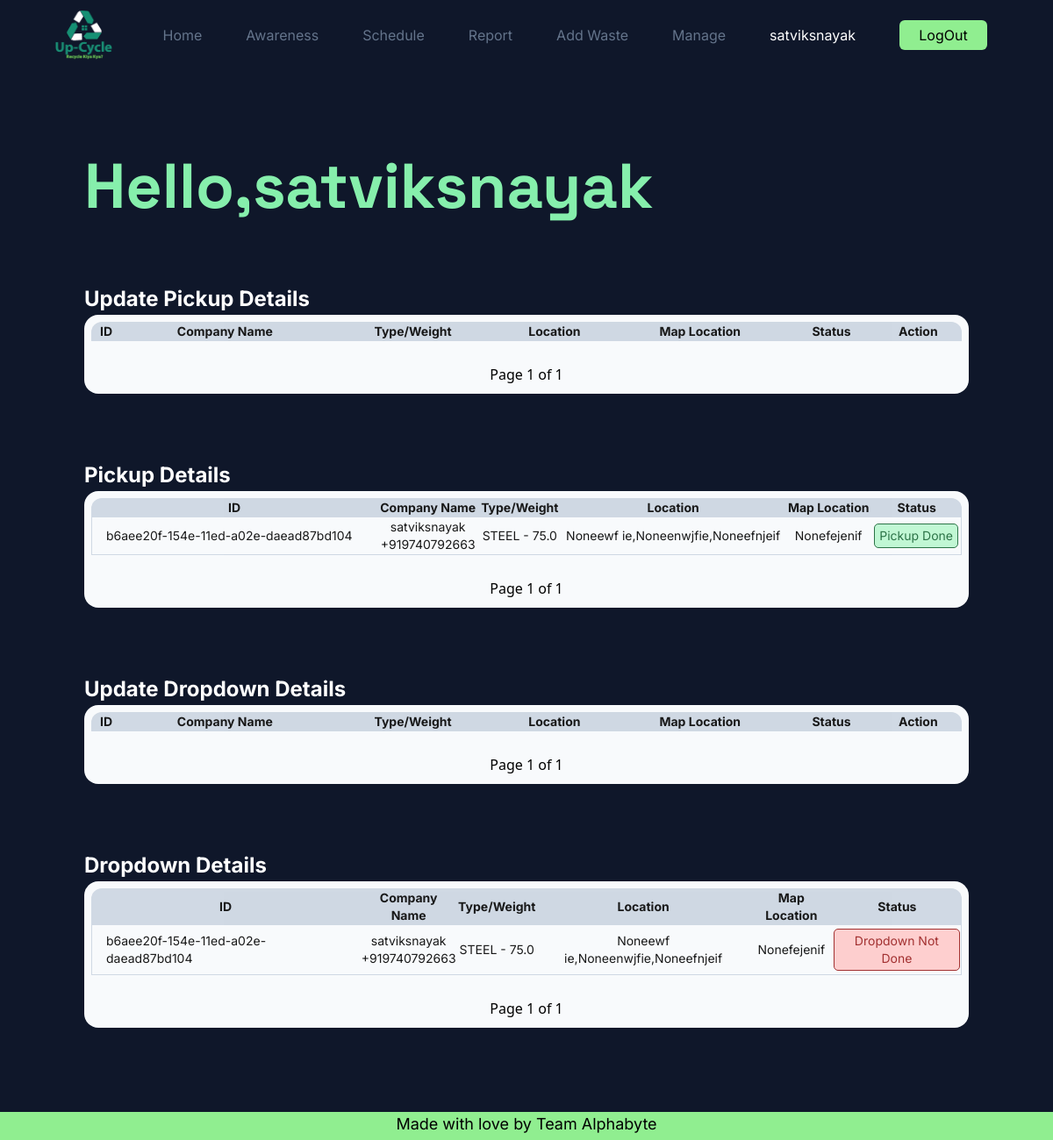
/report/ (signed in), run on an earlier commit of the app's database.
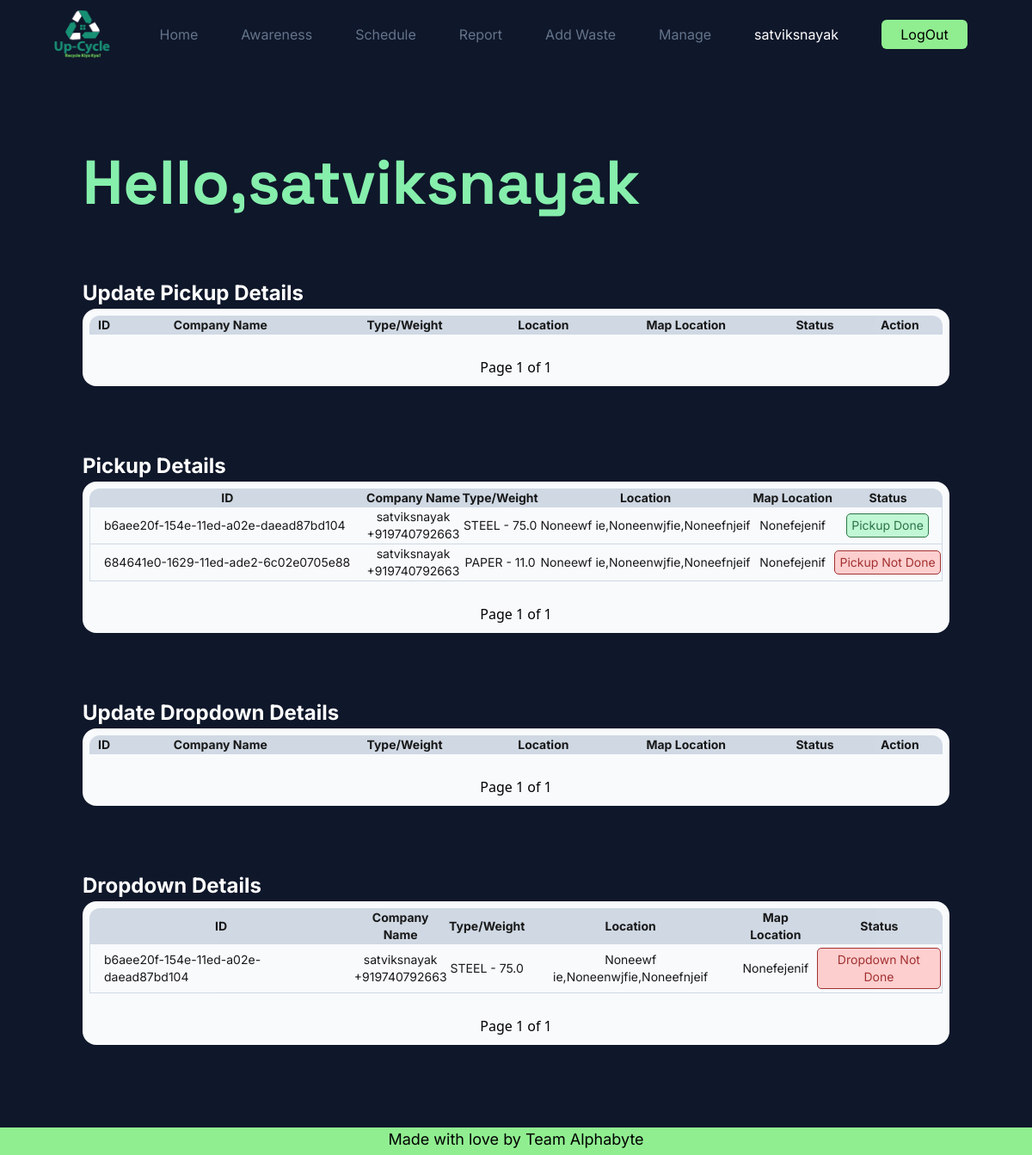
And on a later commit of the database.
### App/models.py (models this page shows, shortened)
class Waste(models.Model):
    class Types(models.TextChoices):
        STEEL = "STEEL","Steel"
        BIODEGRADABLE = "BIO-DEGRADABLE","Bio-Degradable"
        PAPER = "PAPER","Paper"
        EWASTE = "E-WASTE","E-Waste"
    id = models.CharField(primary_key=True,unique=True,max_length=40)
    recycler = models.ForeignKey(User,on_delete=models.SET_NULL,null=True,blank=True,related_name='recycler')
    company = models.ForeignKey(User,on_delete=models.SET_NULL,null=True,blank=True,related_name='company')
    employee = models.ForeignKey(User,on_delete=models.SET_NULL,null=True,blank=True,related_name='employee')
    entry_date = models.DateField(null=True,blank=True)
    pickup_date = models.DateField(null=True,blank=True)
    dropdown_date = models.DateField(null=True,blank=True)
    weight = models.FloatField(null=True,blank=True)
    price = models.FloatField(null=True,blank=True)
    type = models.CharField(_("Types"),max_length=50,choices=Types.choices)
    pickup_done = models.BooleanField(default=False)
    dropdown_done = models.BooleanField(default=False)

class Profile(models.Model):
    user = models.OneToOneField(User,on_delete=models.CASCADE,null=True)
    name = models.CharField(max_length=50)
    about = models.TextField(blank=True,null=True)
    profile_pic = models.ImageField(default='avatar.png',upload_to='Profile')
    location = models.CharField(max_length=50,blank=True,null=True)
    street = models.CharField(max_length=50,blank=True,null=True)
    city = models.CharField(max_length=30,blank=True,null=True)
    state = models.CharField(max_length=30,blank=True,null=True)
    phone = PhoneNumberField(blank=True,null=True)

### App/decorators.py (the view)
        def wrappper_func(request,*args,**kwargs):
            group = None
            if request.user.groups.exists():
                group = request.user.groups.all()[0].name
            if group in allowed_roles:
                return view_func(request,*args,**kwargs)
            else:
                return HttpResponse('You are not authorised to view this page!!')

### App/views.py (called while the page is built)
def grouplist(user):
    groups = []
    if user.groups.exists():
        for i in range(len(user.groups.all())):
            groups.append(user.groups.all()[i].name)
    return groups

### App/templates/App/tables/employee.html (shortened to what the changed rows need)
<!DOCTYPE html>
<html lang="en">
<head>
</head>
{% extends 'App/base.html' %}
{%load static%}
    {% block content %}
    <div class="content bg-slate-900 p-24">
        <div class="min-w-full font-space">
            <h1 class="text-green-300 text-7xl font-bold ">Hello,{{user.profile.name}}</h1>
        </div>
        <div class="Table min-w-1/2 p-2 bg-slate-50 rounded-2xl overflow-auto mb-[75px]">
            <table class="relative border-separate border-spacing-0 table-auto min-w-full bg-slate-50 text-sm opacity-90 text-center font-inter">
                <thead class="bg-slate-300">
                    <tr>
                        <th class="rounded-tl-xl">ID</th>
                        <th>Company Name</th>
                        <th>Type/Weight</th>
                        <th>Location</th>
                        <th>Map Location</th>
                        <th>Status</th>
                        <th class="rounded-tr-xl">Action</th>
                    </tr>
                </thead>
            </table>
        </div>
        <div class="Table min-w-1/2 p-2 bg-slate-50 rounded-2xl overflow-auto mb-[75px]">
            <table class="relative border-separate border-spacing-0 table-auto min-w-full bg-slate-50 text-sm opacity-90 text-center font-inter">
                <thead class="bg-slate-300">
                    <tr>
                        <th class="rounded-tl-xl">ID</th>
                        <th>Company Name</th>
                        <th>Type/Weight</th>
                        <th>Location</th>
                        <th>Map Location</th>
                        <th class="rounded-tr-xl">Status</th>
                    </tr>
                </thead>
                <tbody>
                    {% for waste in Pwastes %}
                    <tr>
                        <td class="text-left px-4 py-1 border-b border-slate-300 border-l">{{waste.id}}</td>
                        <td class="border-b border-slate-300">{{waste.company.profile.name}}<br>{{waste.company.profile.phone}}</td>
                        <td class="border-b border-slate-300">{{waste.type}} - {{waste.weight}}</td>
                        <td class="border-b border-slate-300">{{waste.company.profile.location}},{{waste.company.profile.street}},{{waste.company.profile.city}}</td>
                        <td class="border-b border-slate-300">{{waste.company.profile.state}}</td>
                        <td class="border-b border-slate-300 border-r">
                            {% if waste.pickup_done %}
                            <button type="button" class="px-[5px] py-[3px] my-[3px] rounded-[5px] bg-green-200 text-green-800 border-[1px] border-green-800">Pickup Done</button>
                            {% else %}
                            <button type="button" class="px-[5px] py-[3px] my-[3px] rounded-[5px] bg-red-200 text-red-800 border-[1px] border-red-800">Pickup Not Done</button>
                            {% endif %}
                        </td>
                    </tr>
                    {% endfor %}
                </tbody>
            </table>
        </div>
        <div class="Table mb-[75px] min-w-1/2 p-2 bg-slate-50 rounded-2xl overflow-auto">
            <table class="relative border-separate border-spacing-0 table-auto min-w-full bg-slate-50 text-sm opacity-90 text-center font-inter">
                <thead class="bg-slate-300">
                    <tr>
                        <th class="rounded-tl-xl">ID</th>
                        <th>Company Name</th>
                        <th>Type/Weight</th>
                        <th>Location</th>
                        <th>Map Location</th>
                        <th>Status</th>
                        <th class="rounded-tr-xl">Action</th>
                    </tr>
                </thead>
            </table>
        </div>
        <div class="Table min-w-1/2 p-2 bg-slate-50 rounded-2xl overflow-auto">
            <table class="relative border-separate border-spacing-0 table-auto min-w-full bg-slate-50 text-sm opacity-90 text-center font-inter">
                <thead class="bg-slate-300">
                    <tr>
                        <th class="rounded-tl-xl">ID</th>
                        <th>Company Name</th>
                        <th>Type/Weight</th>
                        <th>Location</th>
                        <th>Map Location</th>
                        <th class="rounded-tr-xl">Status</th>
                    </tr>
                </thead>
                <tbody>
                    {% for waste in Dwastes %}
                    <tr>
                        <td class="text-left px-4 py-1 border-b border-slate-300 border-l">{{waste.id}}</td>
                        <td class="border-b border-slate-300">{{waste.recycler.profile.name}}<br>{{waste.recycler.profile.phone}}</td>
                        <td class="border-b border-slate-300">{{waste.type}} - {{waste.weight}}</td>
                        <td class="border-b border-slate-300">{{waste.recycler.profile.location}},{{waste.recycler.profile.street}},{{waste.recycler.profile.city}}</td>
                        <td class="border-b border-slate-300">{{waste.recycler.profile.state}}</td>
                        <td class="border-b border-slate-300 border-r">
                            {% if waste.dropdown_done %}
                            <button type="button" class="px-[5px] py-[3px] my-[3px] rounded-[5px] bg-green-200 text-green-800 border-[1px] border-green-800">Dropdown Done</button>
                            {% else %}
                            <button type="button" class="px-[5px] py-[3px] my-[3px] rounded-[5px] bg-red-200 text-red-800 border-[1px] border-red-800">Dropdown Not Done</button>
                            {% endif %}
                        </td>
                    </tr>
                    {% endfor %}
                </tbody>
            </table>
        </div>
    </div>
    {% endblock %}

What changed in the data, as far as the page shows it:
added Waste: id "684641e0-1629-11ed-ade2-6c02e0705e88", company.profile.name "satviksnayak", company.profile.phone "+919740792663", type "PAPER", weight "11.0", company.profile.location "Noneewf ie", company.profile.street "Noneenwjfie", company.profile.city "Noneefnjeif", company.profile.state "Nonefejenif", pickup_done "Pickup Not Done", shown under "Pickup Details"
